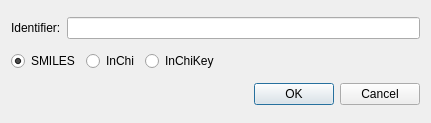
<?xml version="1.0" encoding="UTF-8"?>
<ui version="4.0">
 <class>Dialog</class>
 <widget class="QDialog" name="Dialog">
  <property name="geometry">
   <rect>
    <x>0</x>
    <y>0</y>
    <width>431</width>
    <height>123</height>
   </rect>
  </property>
  <property name="windowTitle">
   <string>Insert Molecule</string>
  </property>
  <layout class="QVBoxLayout" name="verticalLayout">
   <item>
    <layout class="QHBoxLayout" name="horizontalLayout">
     <item>
      <widget class="QLabel" name="label">
       <property name="text">
        <string>Identifier:</string>
       </property>
      </widget>
     </item>
     <item>
      <widget class="QLineEdit" name="identifier"/>
     </item>
    </layout>
   </item>
   <item>
    <layout class="QHBoxLayout" name="horizontalLayout_2">
     <item>
      <widget class="QRadioButton" name="smiles">
       <property name="text">
        <string>SMILES</string>
       </property>
       <property name="checked">
        <bool>true</bool>
       </property>
      </widget>
     </item>
     <item>
      <widget class="QRadioButton" name="inchi">
       <property name="text">
        <string>InChi</string>
       </property>
      </widget>
     </item>
     <item>
      <widget class="QRadioButton" name="inchikey">
       <property name="text">
        <string>InChiKey</string>
       </property>
      </widget>
     </item>
     <item>
      <spacer name="horizontalSpacer">
       <property name="orientation">
        <enum>Qt::Horizontal</enum>
       </property>
       <property name="sizeHint" stdset="0">
        <size>
         <width>40</width>
         <height>20</height>
        </size>
       </property>
      </spacer>
     </item>
    </layout>
   </item>
   <item>
    <widget class="QDialogButtonBox" name="buttonBox">
     <property name="orientation">
      <enum>Qt::Horizontal</enum>
     </property>
     <property name="standardButtons">
      <set>QDialogButtonBox::Cancel|QDialogButtonBox::Ok</set>
     </property>
    </widget>
   </item>
  </layout>
 </widget>
 <resources/>
 <connections>
  <connection>
   <sender>buttonBox</sender>
   <signal>accepted()</signal>
   <receiver>Dialog</receiver>
   <slot>accept()</slot>
   <hints>
    <hint type="sourcelabel">
     <x>248</x>
     <y>254</y>
    </hint>
    <hint type="destinationlabel">
     <x>157</x>
     <y>274</y>
    </hint>
   </hints>
  </connection>
  <connection>
   <sender>buttonBox</sender>
   <signal>rejected()</signal>
   <receiver>Dialog</receiver>
   <slot>reject()</slot>
   <hints>
    <hint type="sourcelabel">
     <x>316</x>
     <y>260</y>
    </hint>
    <hint type="destinationlabel">
     <x>286</x>
     <y>274</y>
    </hint>
   </hints>
  </connection>
 </connections>
</ui>
